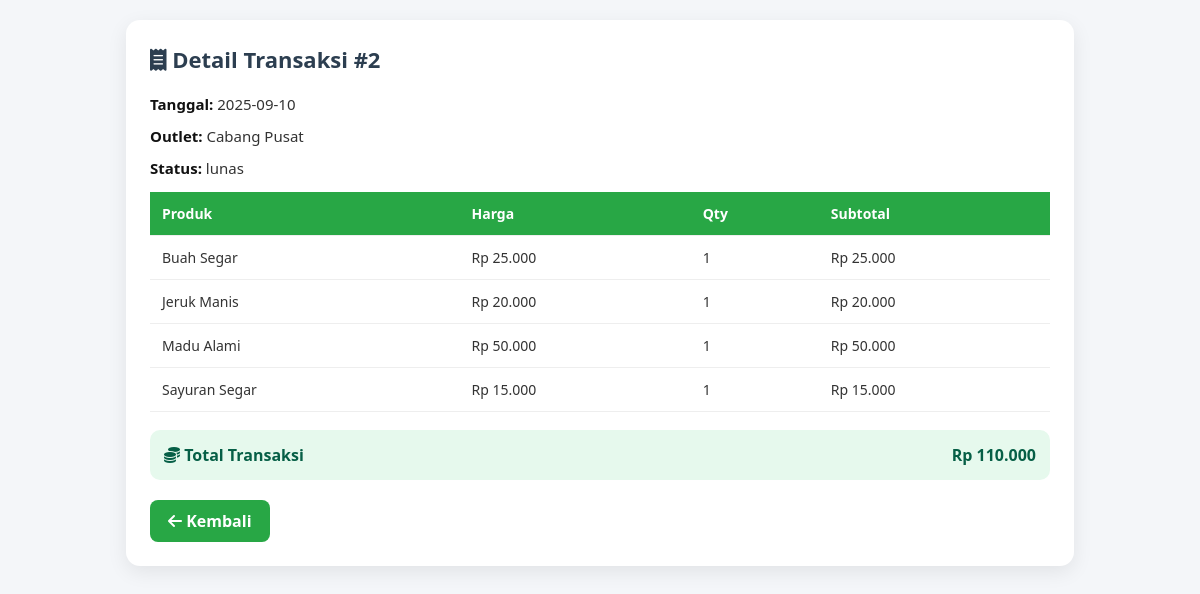
Page /kasir/detail.php?id=2 on the committed database.
### tables this page shows
CREATE TABLE `transaksi` (
  `id` int(11) NOT NULL,
  `outlet_id` int(11) DEFAULT NULL,
  `total` decimal(10,2) DEFAULT NULL,
  `dibayar` decimal(12,2) DEFAULT 0.00,
  `tanggal` date DEFAULT NULL,
  `status` enum('lunas','dibayar','belum_lunas') DEFAULT 'belum_lunas'
);

CREATE TABLE `outlet` (
  `id` int(11) NOT NULL,
  `nama_outlet` varchar(100) DEFAULT NULL,
  `lokasi` varchar(100) DEFAULT NULL
);

CREATE TABLE `transaksi_detail` (
  `id` int(11) NOT NULL,
  `transaksi_id` int(11) NOT NULL,
  `produk_id` int(11) NOT NULL,
  `qty` int(11) NOT NULL DEFAULT 1,
  `harga` int(11) NOT NULL,
  `subtotal` int(11) NOT NULL
);

CREATE TABLE `produk` (
  `id` int(11) NOT NULL,
  `nama` varchar(100) DEFAULT NULL,
  `harga` int(11) DEFAULT NULL,
  `stok` int(11) NOT NULL DEFAULT 0,
  `gambar` varchar(200) DEFAULT NULL
);

### kasir/detail.php (the view, shortened to what this page needs)
<?php
include '../db.php';
$trans_id = intval($_GET['id'] ?? 0);
$sql_trans = "SELECT t.*, o.nama_outlet
              FROM transaksi t
              LEFT JOIN outlet o ON t.outlet_id = o.id
              WHERE t.id = $trans_id LIMIT 1";
$res_trans = mysqli_query($conn, $sql_trans);
$trans = mysqli_fetch_assoc($res_trans);
$sql_detail = "SELECT td.*, p.nama
               FROM transaksi_detail td
               JOIN produk p ON td.produk_id = p.id
               WHERE td.transaksi_id = $trans_id";
$res_detail = mysqli_query($conn, $sql_detail);
?>
<!DOCTYPE html>
<html lang="id">
<head>
<link rel="stylesheet" href="https://cdnjs.cloudflare.com/ajax/libs/font-awesome/6.4.2/css/all.min.css">
</head>
<body>
<div class="card">
  <h2><i class="fas fa-receipt"></i> Detail Transaksi #<?= $trans['id'] ?></h2>
  <div class="info"><strong>Tanggal:</strong> <?= htmlspecialchars($trans['tanggal']) ?></div>
  <div class="info"><strong>Outlet:</strong> <?= htmlspecialchars($trans['nama_outlet'] ?? '-') ?></div>
  <div class="info"><strong>Status:</strong> <?= htmlspecialchars($trans['status']) ?></div>
  <table>
    <tr>
      <th>Produk</th>
      <th>Harga</th>
      <th>Qty</th>
      <th>Subtotal</th>
    </tr>
    <?php while($d = mysqli_fetch_assoc($res_detail)): ?>
    <tr>
      <td><?= htmlspecialchars($d['nama']) ?></td>
      <td>Rp <?= number_format($d['harga'],0,',','.') ?></td>
      <td><?= $d['qty'] ?></td>
      <td>Rp <?= number_format($d['subtotal'],0,',','.') ?></td>
    </tr>
    <?php endwhile; ?>
  </table>
  <div class="total-box">
    <span><i class="fas fa-coins"></i> Total Transaksi</span>
    <span>Rp <?= number_format($trans['total'],0,',','.') ?></span>
  </div>
  <a href="beranda.php?page=riwayat" class="btn-back"><i class="fas fa-arrow-left"></i> Kembali</a>
</div>
</body>
</html>

### kasir/detail.php (style rules this page uses)
body { font-family:'Segoe UI',sans-serif; background:#f4f6f9; margin:0; padding:20px; color:#333; }
.card { background:#fff; padding:24px; border-radius:14px; box-shadow:0 6px 20px rgba(0,0,0,0.08); max-width:900px; margin:0 auto; }
h2 { margin:0 0 20px; font-size:22px; color:#2c3e50; }
.info { margin-bottom:12px; font-size:15px; }
.info strong { color:#111; }
table { width:100%; border-collapse:collapse; margin-top:14px; font-size:14px; }
th,td { padding:12px; border-bottom:1px solid #eee; text-align:left; }
th { background:#28a745; color:#fff; }
.total-box { margin-top:18px; padding:14px; border-radius:10px; background:#e6f9ed; font-weight:700; color:#065f46; display:flex; justify-content:space-between; align-items:center; }
.btn-back { display:inline-block; margin-top:20px; background:#28a745; color:#fff; padding:10px 18px; border-radius:8px; text-decoration:none; font-weight:600; }

### rows in the picture
transaksi: id "2", tanggal "2025-09-10", outlet.nama_outlet "Cabang Pusat", status "lunas", total "110.000"
transaksi_detail: produk.nama "Buah Segar", harga "25.000", qty "1", subtotal "25.000"
transaksi_detail: produk.nama "Jeruk Manis", harga "20.000", qty "1", subtotal "20.000"
transaksi_detail: produk.nama "Madu Alami", harga "50.000", qty "1", subtotal "50.000"
transaksi_detail: produk.nama "Sayuran Segar", harga "15.000", qty "1", subtotal "15.000"
